Frame 1 (no input): blank canvas, image omitted
Frame 60 (the mouse pressed at the canvas centre just before this capture): blank canvas, image omitted
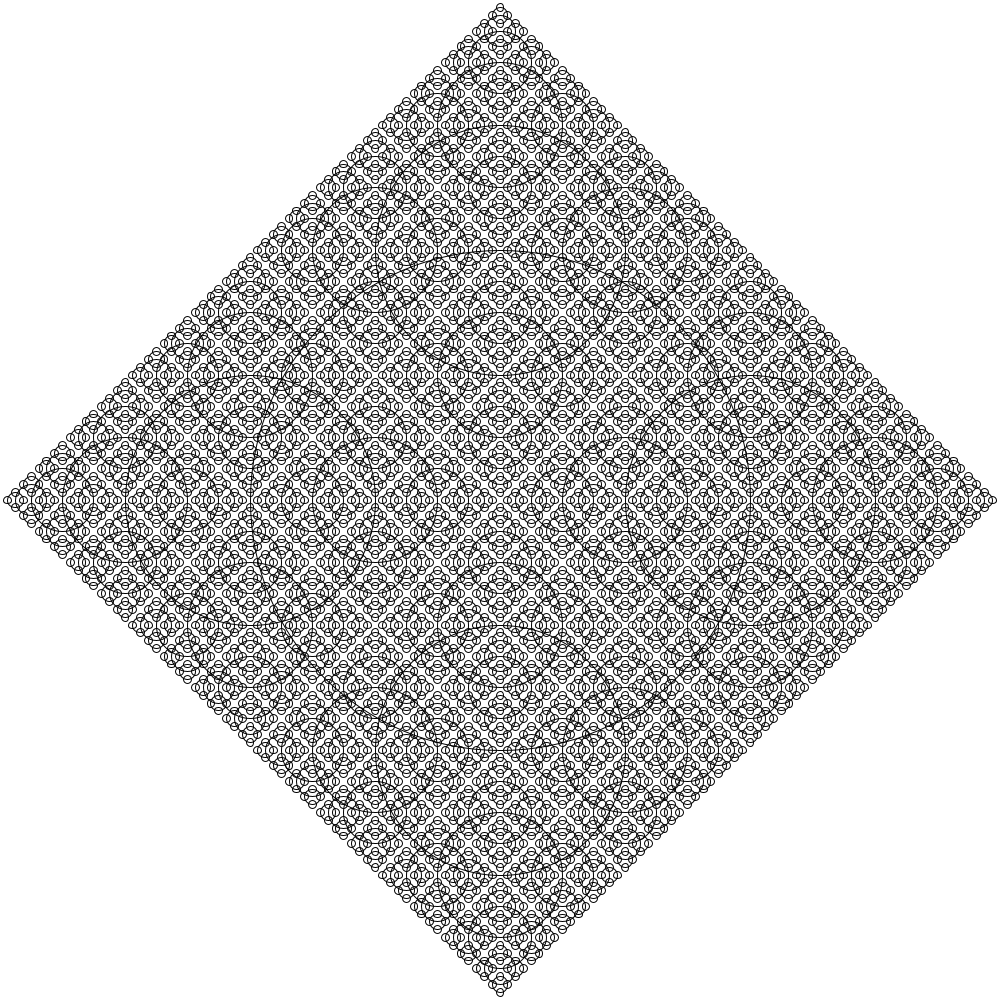
Frame 120 (the mouse held since frame 60 and released just before this capture)

The Processing sketch whose frames 1 and 60 were blank and that drew this single picture after the mouse press (run headless with seeded random() and noise(); from frame 60 on, the mouse is pressed at the canvas centre):

// Processing sketch: processing_16971
// ── processing_16971.pde

int counter;

void setup() {  //setup function called initially, only once
  size(1000, 1000);
  background(255);  //set background white
  colorMode(HSB);   //set colors to Hue, Saturation, Brightness mode
  counter = 0;
}

void draw() {  //draw function loops 
 background(255);
 noFill();
  func(width/2,height/2,mouseX,7);
}


void func(float x, float y, float radius, int depth){
   if( depth > 0){
      ellipse(x,y,radius,radius);
      func(x + radius/2,y,radius/ 2,depth - 1);
      func(x - radius/2,y,radius/ 2,depth - 1);
      func(x ,y + radius/2,radius/ 2,depth - 1);
      func(x ,y - radius/2,radius/2,depth - 1);
   }
   
   
 }
   
   

                
                                
